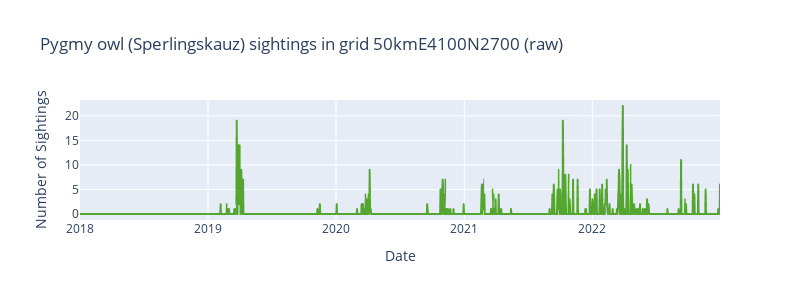

Notebook source saved alongside this figure:
### Code cell
pygmy_owl = time_series[(time_series.name_species == 'Sperlingskauz') & (time_series.eea_grid_id == '50kmE4100N2700')].reset_index(drop=True)
plot_time_series(data=pygmy_owl, title='Pygmy owl (Sperlingskauz) sightings in grid 50kmE4100N2700 (raw)')

### Figure 1 — Plotly figure (JSON) as saved in the notebook; plotly's stock layout.template omitted (floating-point values rounded to 4 significant figures; data arrays with more than 128 entries replaced by an {"elided": "..."} marker saying what was removed)
{"data": [{"hovertemplate": "date=%{x}<br>n_sightings=%{y}<extra></extra>", "legendgroup": "", "line": {"color": "#55a630", "dash": "solid"}, "marker": {"symbol": "circle"}, "mode": "lines", "name": "", "showlegend": false, "type": "scattergl", "x": {"elided": "1826 str values"}, "xaxis": "x", "y": {"elided": "1826 int values"}, "yaxis": "y"}], "layout": {"height": 300, "legend": {"tracegroupgap": 0}, "title": {"text": "Pygmy owl (Sperlingskauz) sightings in grid 50kmE4100N2700 (raw)"}, "width": 800, "xaxis": {"anchor": "y", "domain": [0, 1], "title": {"text": "Date"}}, "yaxis": {"anchor": "x", "domain": [0, 1], "title": {"text": "Number of Sightings"}}}}
